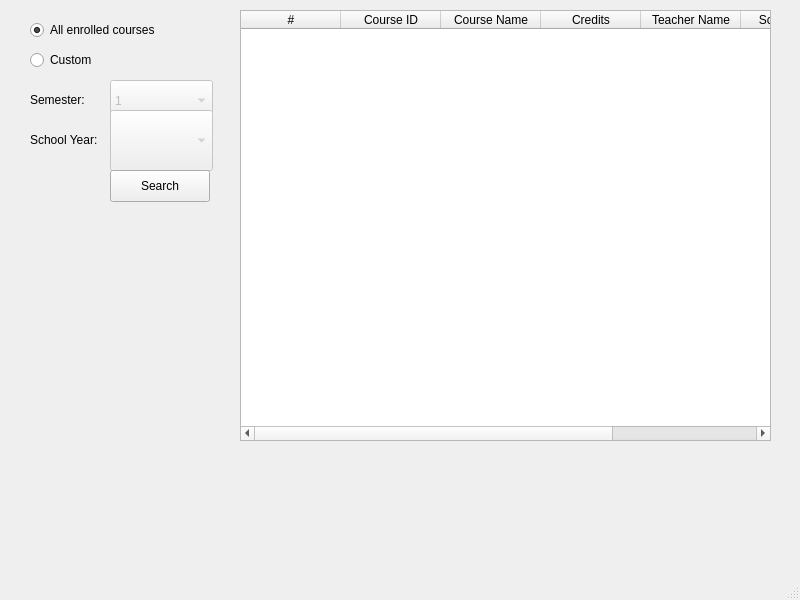
<?xml version="1.0" encoding="UTF-8"?>
<ui version="4.0">
 <class>enrolled_courses</class>
 <widget class="QMainWindow" name="enrolled_courses">
  <property name="geometry">
   <rect>
    <x>0</x>
    <y>0</y>
    <width>800</width>
    <height>600</height>
   </rect>
  </property>
  <property name="windowTitle">
   <string>MainWindow</string>
  </property>
  <widget class="QWidget" name="centralwidget">
   <widget class="QTableWidget" name="tableWidget">
    <property name="geometry">
     <rect>
      <x>240</x>
      <y>10</y>
      <width>531</width>
      <height>431</height>
     </rect>
    </property>
    <attribute name="horizontalHeaderCascadingSectionResizes">
     <bool>false</bool>
    </attribute>
    <attribute name="horizontalHeaderDefaultSectionSize">
     <number>100</number>
    </attribute>
    <column>
     <property name="text">
      <string>#</string>
     </property>
    </column>
    <column>
     <property name="text">
      <string>Course ID</string>
     </property>
    </column>
    <column>
     <property name="text">
      <string>Course Name</string>
     </property>
    </column>
    <column>
     <property name="text">
      <string>Credits</string>
     </property>
    </column>
    <column>
     <property name="text">
      <string>Teacher Name</string>
     </property>
    </column>
    <column>
     <property name="text">
      <string>School Year</string>
     </property>
    </column>
    <column>
     <property name="text">
      <string>Semester</string>
     </property>
    </column>
   </widget>
   <widget class="QComboBox" name="comboBox">
    <property name="enabled">
     <bool>false</bool>
    </property>
    <property name="geometry">
     <rect>
      <x>110</x>
      <y>80</y>
      <width>103</width>
      <height>41</height>
     </rect>
    </property>
    <item>
     <property name="text">
      <string>1</string>
     </property>
    </item>
    <item>
     <property name="text">
      <string>2</string>
     </property>
    </item>
    <item>
     <property name="text">
      <string>3</string>
     </property>
    </item>
   </widget>
   <widget class="QLabel" name="label">
    <property name="geometry">
     <rect>
      <x>30</x>
      <y>90</y>
      <width>71</width>
      <height>20</height>
     </rect>
    </property>
    <property name="text">
     <string>Semester:</string>
    </property>
   </widget>
   <widget class="QLabel" name="label_2">
    <property name="geometry">
     <rect>
      <x>30</x>
      <y>130</y>
      <width>81</width>
      <height>20</height>
     </rect>
    </property>
    <property name="text">
     <string>School Year:</string>
    </property>
   </widget>
   <widget class="QComboBox" name="comboBox_2">
    <property name="enabled">
     <bool>false</bool>
    </property>
    <property name="geometry">
     <rect>
      <x>110</x>
      <y>110</y>
      <width>103</width>
      <height>61</height>
     </rect>
    </property>
   </widget>
   <widget class="QRadioButton" name="allcourse_button">
    <property name="enabled">
     <bool>true</bool>
    </property>
    <property name="geometry">
     <rect>
      <x>30</x>
      <y>20</y>
      <width>161</width>
      <height>20</height>
     </rect>
    </property>
    <property name="text">
     <string>All enrolled courses</string>
    </property>
    <property name="checked">
     <bool>true</bool>
    </property>
   </widget>
   <widget class="QRadioButton" name="customcourse_button">
    <property name="geometry">
     <rect>
      <x>30</x>
      <y>50</y>
      <width>161</width>
      <height>20</height>
     </rect>
    </property>
    <property name="text">
     <string>Custom</string>
    </property>
   </widget>
   <widget class="QPushButton" name="searchcourse_button">
    <property name="geometry">
     <rect>
      <x>110</x>
      <y>170</y>
      <width>100</width>
      <height>32</height>
     </rect>
    </property>
    <property name="text">
     <string>Search</string>
    </property>
   </widget>
  </widget>
  <widget class="QMenuBar" name="menubar">
   <property name="geometry">
    <rect>
     <x>0</x>
     <y>0</y>
     <width>800</width>
     <height>22</height>
    </rect>
   </property>
  </widget>
  <widget class="QStatusBar" name="statusbar"/>
 </widget>
 <resources/>
 <connections/>
</ui>
